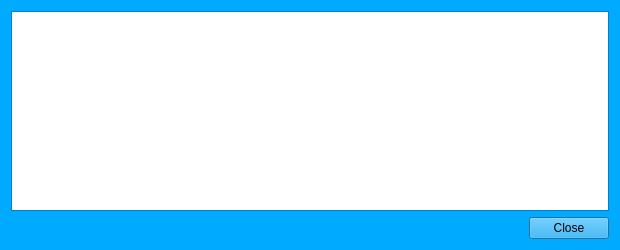
<?xml version="1.0" encoding="UTF-8"?>
<ui version="4.0">
 <class>TransactionDescDialog</class>
 <widget class="QDialog" name="TransactionDescDialog">
  <property name="geometry">
   <rect>
    <x>0</x>
    <y>0</y>
    <width>620</width>
    <height>250</height>
   </rect>
  </property>
  <property name="palette">
   <palette>
    <active>
     <colorrole role="WindowText">
      <brush brushstyle="SolidPattern">
       <color alpha="255">
        <red>0</red>
        <green>0</green>
        <blue>0</blue>
       </color>
      </brush>
     </colorrole>
     <colorrole role="Button">
      <brush brushstyle="SolidPattern">
       <color alpha="255">
        <red>0</red>
        <green>170</green>
        <blue>255</blue>
       </color>
      </brush>
     </colorrole>
     <colorrole role="Light">
      <brush brushstyle="SolidPattern">
       <color alpha="255">
        <red>127</red>
        <green>213</green>
        <blue>255</blue>
       </color>
      </brush>
     </colorrole>
     <colorrole role="Midlight">
      <brush brushstyle="SolidPattern">
       <color alpha="255">
        <red>63</red>
        <green>191</green>
        <blue>255</blue>
       </color>
      </brush>
     </colorrole>
     <colorrole role="Dark">
      <brush brushstyle="SolidPattern">
       <color alpha="255">
        <red>0</red>
        <green>85</green>
        <blue>127</blue>
       </color>
      </brush>
     </colorrole>
     <colorrole role="Mid">
      <brush brushstyle="SolidPattern">
       <color alpha="255">
        <red>0</red>
        <green>113</green>
        <blue>170</blue>
       </color>
      </brush>
     </colorrole>
     <colorrole role="Text">
      <brush brushstyle="SolidPattern">
       <color alpha="255">
        <red>0</red>
        <green>0</green>
        <blue>0</blue>
       </color>
      </brush>
     </colorrole>
     <colorrole role="BrightText">
      <brush brushstyle="SolidPattern">
       <color alpha="255">
        <red>255</red>
        <green>255</green>
        <blue>255</blue>
       </color>
      </brush>
     </colorrole>
     <colorrole role="ButtonText">
      <brush brushstyle="SolidPattern">
       <color alpha="255">
        <red>0</red>
        <green>0</green>
        <blue>0</blue>
       </color>
      </brush>
     </colorrole>
     <colorrole role="Base">
      <brush brushstyle="SolidPattern">
       <color alpha="255">
        <red>255</red>
        <green>255</green>
        <blue>255</blue>
       </color>
      </brush>
     </colorrole>
     <colorrole role="Window">
      <brush brushstyle="SolidPattern">
       <color alpha="255">
        <red>0</red>
        <green>170</green>
        <blue>255</blue>
       </color>
      </brush>
     </colorrole>
     <colorrole role="Shadow">
      <brush brushstyle="SolidPattern">
       <color alpha="255">
        <red>0</red>
        <green>0</green>
        <blue>0</blue>
       </color>
      </brush>
     </colorrole>
     <colorrole role="AlternateBase">
      <brush brushstyle="SolidPattern">
       <color alpha="255">
        <red>127</red>
        <green>212</green>
        <blue>255</blue>
       </color>
      </brush>
     </colorrole>
     <colorrole role="ToolTipBase">
      <brush brushstyle="SolidPattern">
       <color alpha="255">
        <red>255</red>
        <green>255</green>
        <blue>220</blue>
       </color>
      </brush>
     </colorrole>
     <colorrole role="ToolTipText">
      <brush brushstyle="SolidPattern">
       <color alpha="255">
        <red>0</red>
        <green>0</green>
        <blue>0</blue>
       </color>
      </brush>
     </colorrole>
    </active>
    <inactive>
     <colorrole role="WindowText">
      <brush brushstyle="SolidPattern">
       <color alpha="255">
        <red>0</red>
        <green>0</green>
        <blue>0</blue>
       </color>
      </brush>
     </colorrole>
     <colorrole role="Button">
      <brush brushstyle="SolidPattern">
       <color alpha="255">
        <red>0</red>
        <green>170</green>
        <blue>255</blue>
       </color>
      </brush>
     </colorrole>
     <colorrole role="Light">
      <brush brushstyle="SolidPattern">
       <color alpha="255">
        <red>127</red>
        <green>213</green>
        <blue>255</blue>
       </color>
      </brush>
     </colorrole>
     <colorrole role="Midlight">
      <brush brushstyle="SolidPattern">
       <color alpha="255">
        <red>63</red>
        <green>191</green>
        <blue>255</blue>
       </color>
      </brush>
     </colorrole>
     <colorrole role="Dark">
      <brush brushstyle="SolidPattern">
       <color alpha="255">
        <red>0</red>
        <green>85</green>
        <blue>127</blue>
       </color>
      </brush>
     </colorrole>
     <colorrole role="Mid">
      <brush brushstyle="SolidPattern">
       <color alpha="255">
        <red>0</red>
        <green>113</green>
        <blue>170</blue>
       </color>
      </brush>
     </colorrole>
     <colorrole role="Text">
      <brush brushstyle="SolidPattern">
       <color alpha="255">
        <red>0</red>
        <green>0</green>
        <blue>0</blue>
       </color>
      </brush>
     </colorrole>
     <colorrole role="BrightText">
      <brush brushstyle="SolidPattern">
       <color alpha="255">
        <red>255</red>
        <green>255</green>
        <blue>255</blue>
       </color>
      </brush>
     </colorrole>
     <colorrole role="ButtonText">
      <brush brushstyle="SolidPattern">
       <color alpha="255">
        <red>0</red>
        <green>0</green>
        <blue>0</blue>
       </color>
      </brush>
     </colorrole>
     <colorrole role="Base">
      <brush brushstyle="SolidPattern">
       <color alpha="255">
        <red>255</red>
        <green>255</green>
        <blue>255</blue>
       </color>
      </brush>
     </colorrole>
     <colorrole role="Window">
      <brush brushstyle="SolidPattern">
       <color alpha="255">
        <red>0</red>
        <green>170</green>
        <blue>255</blue>
       </color>
      </brush>
     </colorrole>
     <colorrole role="Shadow">
      <brush brushstyle="SolidPattern">
       <color alpha="255">
        <red>0</red>
        <green>0</green>
        <blue>0</blue>
       </color>
      </brush>
     </colorrole>
     <colorrole role="AlternateBase">
      <brush brushstyle="SolidPattern">
       <color alpha="255">
        <red>127</red>
        <green>212</green>
        <blue>255</blue>
       </color>
      </brush>
     </colorrole>
     <colorrole role="ToolTipBase">
      <brush brushstyle="SolidPattern">
       <color alpha="255">
        <red>255</red>
        <green>255</green>
        <blue>220</blue>
       </color>
      </brush>
     </colorrole>
     <colorrole role="ToolTipText">
      <brush brushstyle="SolidPattern">
       <color alpha="255">
        <red>0</red>
        <green>0</green>
        <blue>0</blue>
       </color>
      </brush>
     </colorrole>
    </inactive>
    <disabled>
     <colorrole role="WindowText">
      <brush brushstyle="SolidPattern">
       <color alpha="255">
        <red>0</red>
        <green>85</green>
        <blue>127</blue>
       </color>
      </brush>
     </colorrole>
     <colorrole role="Button">
      <brush brushstyle="SolidPattern">
       <color alpha="255">
        <red>0</red>
        <green>170</green>
        <blue>255</blue>
       </color>
      </brush>
     </colorrole>
     <colorrole role="Light">
      <brush brushstyle="SolidPattern">
       <color alpha="255">
        <red>127</red>
        <green>213</green>
        <blue>255</blue>
       </color>
      </brush>
     </colorrole>
     <colorrole role="Midlight">
      <brush brushstyle="SolidPattern">
       <color alpha="255">
        <red>63</red>
        <green>191</green>
        <blue>255</blue>
       </color>
      </brush>
     </colorrole>
     <colorrole role="Dark">
      <brush brushstyle="SolidPattern">
       <color alpha="255">
        <red>0</red>
        <green>85</green>
        <blue>127</blue>
       </color>
      </brush>
     </colorrole>
     <colorrole role="Mid">
      <brush brushstyle="SolidPattern">
       <color alpha="255">
        <red>0</red>
        <green>113</green>
        <blue>170</blue>
       </color>
      </brush>
     </colorrole>
     <colorrole role="Text">
      <brush brushstyle="SolidPattern">
       <color alpha="255">
        <red>0</red>
        <green>85</green>
        <blue>127</blue>
       </color>
      </brush>
     </colorrole>
     <colorrole role="BrightText">
      <brush brushstyle="SolidPattern">
       <color alpha="255">
        <red>255</red>
        <green>255</green>
        <blue>255</blue>
       </color>
      </brush>
     </colorrole>
     <colorrole role="ButtonText">
      <brush brushstyle="SolidPattern">
       <color alpha="255">
        <red>0</red>
        <green>85</green>
        <blue>127</blue>
       </color>
      </brush>
     </colorrole>
     <colorrole role="Base">
      <brush brushstyle="SolidPattern">
       <color alpha="255">
        <red>0</red>
        <green>170</green>
        <blue>255</blue>
       </color>
      </brush>
     </colorrole>
     <colorrole role="Window">
      <brush brushstyle="SolidPattern">
       <color alpha="255">
        <red>0</red>
        <green>170</green>
        <blue>255</blue>
       </color>
      </brush>
     </colorrole>
     <colorrole role="Shadow">
      <brush brushstyle="SolidPattern">
       <color alpha="255">
        <red>0</red>
        <green>0</green>
        <blue>0</blue>
       </color>
      </brush>
     </colorrole>
     <colorrole role="AlternateBase">
      <brush brushstyle="SolidPattern">
       <color alpha="255">
        <red>0</red>
        <green>170</green>
        <blue>255</blue>
       </color>
      </brush>
     </colorrole>
     <colorrole role="ToolTipBase">
      <brush brushstyle="SolidPattern">
       <color alpha="255">
        <red>255</red>
        <green>255</green>
        <blue>220</blue>
       </color>
      </brush>
     </colorrole>
     <colorrole role="ToolTipText">
      <brush brushstyle="SolidPattern">
       <color alpha="255">
        <red>0</red>
        <green>0</green>
        <blue>0</blue>
       </color>
      </brush>
     </colorrole>
    </disabled>
   </palette>
  </property>
  <property name="windowTitle">
   <string>Transaction details</string>
  </property>
  <layout class="QVBoxLayout" name="verticalLayout">
   <item>
    <widget class="QTextEdit" name="detailText">
     <property name="toolTip">
      <string>This pane shows a detailed description of the transaction</string>
     </property>
     <property name="readOnly">
      <bool>true</bool>
     </property>
    </widget>
   </item>
   <item>
    <widget class="QDialogButtonBox" name="buttonBox">
     <property name="orientation">
      <enum>Qt::Horizontal</enum>
     </property>
     <property name="standardButtons">
      <set>QDialogButtonBox::Close</set>
     </property>
    </widget>
   </item>
  </layout>
 </widget>
 <resources/>
 <connections>
  <connection>
   <sender>buttonBox</sender>
   <signal>accepted()</signal>
   <receiver>TransactionDescDialog</receiver>
   <slot>accept()</slot>
   <hints>
    <hint type="sourcelabel">
     <x>248</x>
     <y>254</y>
    </hint>
    <hint type="destinationlabel">
     <x>157</x>
     <y>274</y>
    </hint>
   </hints>
  </connection>
  <connection>
   <sender>buttonBox</sender>
   <signal>rejected()</signal>
   <receiver>TransactionDescDialog</receiver>
   <slot>reject()</slot>
   <hints>
    <hint type="sourcelabel">
     <x>316</x>
     <y>260</y>
    </hint>
    <hint type="destinationlabel">
     <x>286</x>
     <y>274</y>
    </hint>
   </hints>
  </connection>
 </connections>
</ui>
